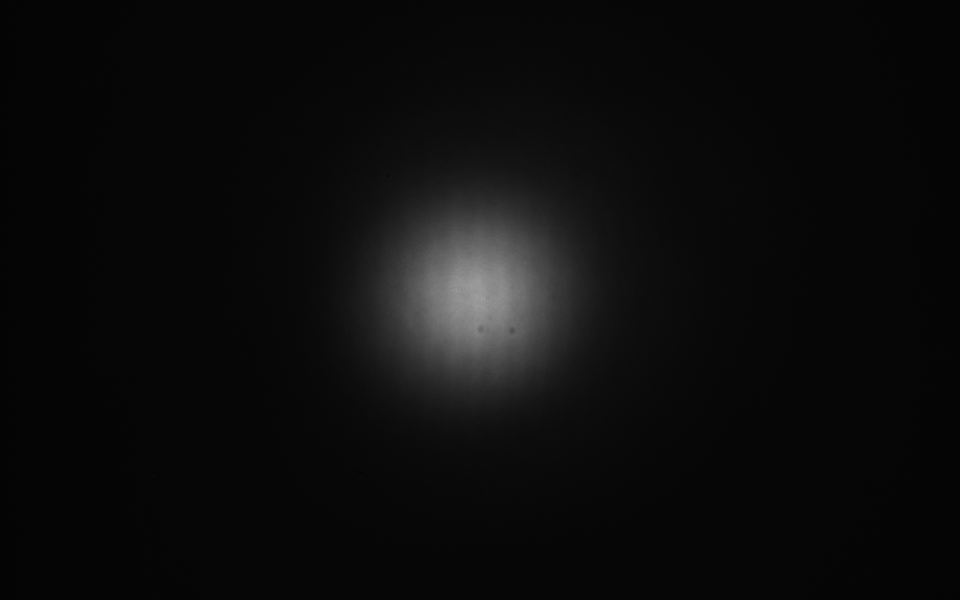
#> input picture 100pol.png, 1920 x 1200 px, given in place of 12.3mA_donut.png, which was not available (shown at 1/2 size)
$ python SLM_PW_TEST.py
#> lines starting #> are read from the running program, lines starting #| are printed output that depends on the picture; after the words box and inside, x2 and y2 are one past the last pixel; in counts of white or black regions, pixels touching at a corner belong together; pictures that were not available may be replaced by others from this repository, and a replacement may not be noted
##############################
# code to look at the effect of an SLM on the amplitude and phase of a beam
# originally written by Jeroen, converted by Aodhan
##############################

import matplotlib.pyplot as plt
import numpy as np
import matplotlib.colors as colors
from scipy import signal
from PIL import Image, ImageOps, ImageFont, ImageDraw, ImageFilter
from numpy import asarray
import cv2
from scipy.ndimage import gaussian_filter
import time
from os import listdir
from os.path import isfile, join


# [193 lines left out: function algorithm, not called in this run]

    # [17 lines of commented-out code are left out]


"""


# algorithm()

initialImgPath = "/superGaussian300"
initial_img = Image.open("/Users/anthonylu/Library/CloudStorage/GoogleDrive-AnthonyLu@lbl.gov/.shortcut-targets-by-id/1VJBVeRRN_5zVF1Gqm0fEKW9dfVeRScci/SLM" + str(initialImgPath) + ".png")
initial_img_map = initial_img.load()
initial_img_array = asarray(initial_img, dtype = np.int32)

output_img = Image.open("/Users/anthonylu/Library/CloudStorage/GoogleDrive-AnthonyLu@lbl.gov/.shortcut-targets-by-id/1VJBVeRRN_5zVF1Gqm0fEKW9dfVeRScci/SLM/feedbackAlgorithm/output1.png")
output_img_map = output_img.load()
output_img_array = asarray(output_img, dtype = np.int32)
# print("Output size: " + str(output_img.size))

target_img = Image.open("/Users/anthonylu/Library/CloudStorage/GoogleDrive-AnthonyLu@lbl.gov/.shortcut-targets-by-id/1VJBVeRRN_5zVF1Gqm0fEKW9dfVeRScci/SLM/feedbackAlgorithm/targetImage.png")
target_img_map = target_img.load()
target_img_array = asarray(target_img, dtype = np.int32)

# ox, oy = (output_img_array - target_img_array).nonzero()

final_img_array = np.subtract(target_img_array, output_img_array)
# print(type(final_img_array[0][0])) # np.int16
final_img_array = final_img_array.astype(np.float32)
# print(np.amin(final_img_array))

final_img = Image.fromarray(final_img_array, "F")
# final_img = ImageOps.grayscale(final_img)
# final_img = Image.fromarray(final_img_array)
final_img_map = final_img.load()
# display(final_img)


width, height = final_img.size

final_strip = []
initial_strip = []
output_strip = []
target_strip = []
for i in np.arange(width):
    final_strip = np.append(final_strip, final_img_map[i,height/2])
    initial_strip = np.append(initial_strip, initial_img_map[i,height/2])
    output_strip = np.append(output_strip, output_img_map[i,height/2])
    target_strip = np.append(target_strip, target_img_map[i,height/2])

# plt.plot(np.arange(width), final_strip, label = "Final")
# plt.plot(np.arange(width), initial_strip, label = "Initial")
# plt.plot(np.arange(width), output_strip, label = "Output")
# plt.plot(np.arange(width), target_strip, label = "Target")
# plt.legend()
# plt.show()
# """


# print(np.amin(final_img_array))


###########################
# MAKING UNIQUE BLAZE IMAGE
###########################


# """
# width, height = initial_img.size
# n = 5
# m = n*12.5
# y_shift = 1
# amplitude2 = 255


# blaze2 = Image.new('P', size = (width, height))
# blaze2 = ImageOps.grayscale(blaze2)
# x = np.linspace(0, 1, width)
# y = np.linspace(0, 1, height)
# [MeshX, MeshY]=np.meshgrid(x,y)
# # xi = np.linspace()
# # yi = np.arange(30, 60)
# xi = x[0:int(width/2)]
# yi = y[0:int(height/2)]
# [MeshXi, MeshYi] = np.meshgrid(xi,yi)
# # signal = ((signal.sawtooth(2 * np.pi * m * MeshX)+y_shift)/2)*10
# # signal = ((signal.sawtooth(2 * np.pi * m * MeshX)+y_shift)/2)*10
# signal = ((signal.sawtooth(2 * np.pi * m * MeshX)+y_shift)/2)*255
# # print(np.amax(signal))

# # print(type(signal[0][0])) $ Float 64
# signal = signal.astype(np.int8)
# testImg = Image.fromarray(signal, "L")
# test_img_map = testImg.load()
# # display(testImg)
# test_strip = []
# mult_strip = []
# test_strip2 = []

# # mult = np.multiply(signal, final_img_array)
# # mult = np.abs(signal * final_img_array / 100)
# mult = signal
# # signal2 = signal
# # signal2 = signal2 * 0.8
# # signal = np.abs(signal * 1)
# # mult = np.abs(signal)
# # print(signal[0][17])
# # mult_img = Image.fromarray(mult, "L")
# mult_img = Image.fromarray(signal, "L")
# # display(mult_img)
# # print(np.amax(mult))
# mult_img_map = mult_img.load()
# # print(signal[0][5])

# for i in np.arange(width/2):
#     test_strip = np.append(test_strip, test_img_map[i,height/2])
#     # test_strip = np.append(test_strip, test_img_map[height/2,i])
#     # mult_strip = np.append(mult_strip, mult_img_map[i,height/2])
#     # test_strip2 = np.append(test_strip2, signal[int(height/2)][i])


# plt.plot(np.arange(width/2), test_strip, label = "Signal")
# # plt.plot(np.arange(width), mult_strip, label = "Mult")
# # plt.plot(np.arange(width), final_strip, label = "Final Strip")
# # plt.plot(np.arange(width), test_strip2, marker = "o", linestyle = " ", label = "Signal Array")
# # plt.plot(np.arange(width)[5], signal[0][5], marker = "o", linestyle = " ", color = "yellow", label = "Special Boi")
# plt.legend()
# plt.xlim(0, 50)
# plt.ylim(0, 255)
# plt.show()


# [31 lines left out: function calibration, not called in this run]

    # [59 lines of commented-out code are left out]

lenspaper = Image.open("/Users/anthonylu/Library/CloudStorage/GoogleDrive-AnthonyLu@lbl.gov/.shortcut-targets-by-id/1VJBVeRRN_5zVF1Gqm0fEKW9dfVeRScci/SLM/lensPaper/12.3mA_donut.png")
#> lenspaper is the input picture: PIL image 1920x1200 L; min 2, max 167, mean 11.8
# [5 lines of commented-out code are left out]
lenspaper = ImageOps.flip(ImageOps.mirror(lenspaper))
# display(lenspaper)

crosshair4 = Image.open("/Users/anthonylu/Library/CloudStorage/GoogleDrive-AnthonyLu@lbl.gov/.shortcut-targets-by-id/1VJBVeRRN_5zVF1Gqm0fEKW9dfVeRScci/SLM/lensPaper/crosshair4.png")
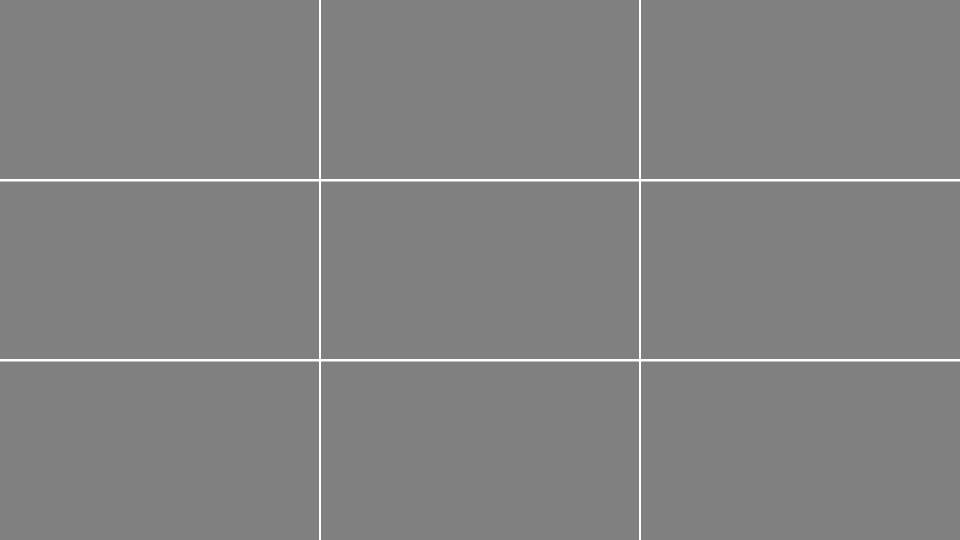
#> input picture crosshair4.png, 1920 x 1080 px, found by its file name (shown at 1/2 size)
#> crosshair4 is the input picture: PIL image 1920x1080 L; 50.7% white; black in thin lines or dots
width, height = crosshair4.size
# display(crosshair4)
# lenspaper = lenspaper.resize([int(width*2), int(height)])

def zoom_at(img, x, y, zoom):
#> called with x = 421, y = 835, zoom = 1.61
    global w, h
    w, h = img.size
    # print(w,h)
    zoom2 = zoom * 2
    img = img.crop((x - w / zoom2, y - h / zoom2,
                    x + w / (zoom2*0.86), y + h / (zoom2*1.06)))
    return img.resize((width, height), Image.Resampling.LANCZOS)

lenspaper = zoom_at(lenspaper, width/2 - 539, height/2 + 295, 1.61)
lenspaper = lenspaper.rotate(1.2)
#> lenspaper: PIL image 1920x1080 L

# [4 lines of commented-out code are left out]

lenspaperMap = lenspaper.load()
lenspaperArray = asarray(lenspaper)

finalArray = lenspaperArray.copy()

lenspaperMaxArray = lenspaperArray.copy()

# blazed = Image.open("/Users/anthonylu/Library/CloudStorage/GoogleDrive-AnthonyLu@lbl.gov/.shortcut-targets-by-id/1VJBVeRRN_5zVF1Gqm0fEKW9dfVeRScci/SLM/testImages/blazed/10lpmm_255amp.png")
# blazed = Image.open("/Users/anthonylu/Library/CloudStorage/GoogleDrive-AnthonyLu@lbl.gov/.shortcut-targets-by-id/1VJBVeRRN_5zVF1Gqm0fEKW9dfVeRScci/SLM/testImages/blazed/20lpmm_190amp.png")
blazed = Image.open("/Users/anthonylu/Library/CloudStorage/GoogleDrive-AnthonyLu@lbl.gov/.shortcut-targets-by-id/1VJBVeRRN_5zVF1Gqm0fEKW9dfVeRScci/SLM/feedbackAlgorithm/190_rectangle_vertical_lines_1px.png")
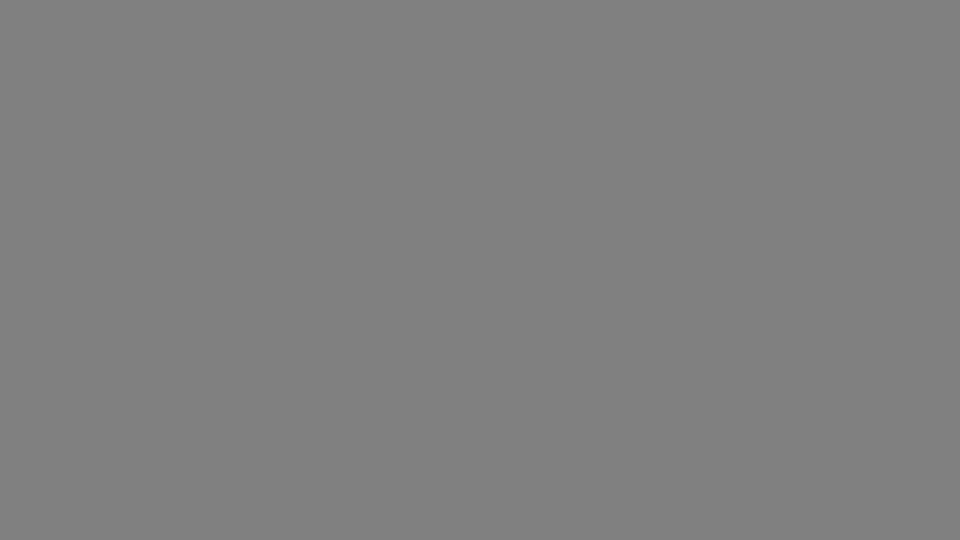
#> input picture 190_rectangle_vertical_lines_1px.png, 1920 x 1080 px, found by its file name (shown at 1/2 size)
#> blazed is the input picture: PIL image 1920x1080 L; values 0 (black) and 190 (white), 50% white in thin lines or dots
# blazedMap = blazed.load()
# display(blazed)
blazedData = asarray(blazed)


limit = 200

xa, ya = (lenspaperArray > limit).nonzero() # Coordinates of pixels greater than limit, to apply blazed grating
#> xa = empty array; ya = empty array
xn, yn = (lenspaperArray <= limit).nonzero() # Coordinates of pixels less than limit, to set to zero


lenspaperMaxArray[xa,ya] = 255
lenspaperMaxArray[xn,yn] = 0
#> lenspaperMaxArray: shape (1080, 1920); every value is 0

lenspaperMax = Image.fromarray(lenspaperMaxArray)
# display(lenspaperMax)
lenspaperMaxMap = lenspaperMax.load()

lenspaperBlurred = lenspaperMax.filter(ImageFilter.GaussianBlur(radius = 5))
lenspaperBlurredMap = lenspaperBlurred.load()
lenspaperBlurredArray = asarray(lenspaperBlurred, dtype=np.int32) # int32
#> lenspaperBlurredArray: shape (1080, 1920) int32; every value is 0
# display(lenspaperBlurred)
# print(type(lenspaperBlurredArray[0][0]))

multArray = np.multiply(lenspaperBlurredArray, blazedData)
multArray = np.multiply(multArray, lenspaperArray)
# [5 lines of commented-out code are left out]
multArray = (multArray/np.amax(multArray)*np.amax(lenspaperArray)*lenspaperArray).astype(np.int32)
#> multArray: shape (1080, 1920) int32; every value is -2.15e+09
# [7 lines of commented-out code are left out]
multImg = Image.fromarray(multArray, "I") # mode = I
multMap = multImg.load()
# display(multImg)
maxStrip = []
blurredStrip = []
multStrip = []
ogStrip = []
for i in np.arange(width):
    # maxStrip = np.append(maxStrip, lenspaperMaxMap[i,height/2])
    ogStrip = np.append(ogStrip, lenspaperMap[i,height/2])
    blurredStrip = np.append(blurredStrip, lenspaperBlurredMap[i,height/2])
    multStrip = np.append(multStrip, multMap[i,height/2])
#> this loop made 1920 passes
#> blurredStrip on passes 6 to 8: [0, 0, 0, 0, 0, 0], [0, 0, 0, 0, 0, 0, 0], [0, 0, 0, 0, 0, 0, 0, 0]
#> after the loop, blurredStrip = 1920 values from 0 to 0; multStrip = 1920 values from -2.15e+09 to -2.15e+09; ogStrip = 1920 values, max 34 at index 1684, min 0 at index 0, mean 11.77
# [19 lines of commented-out code are left out]
multImg = Image.fromarray(multArray)
# [21 lines of commented-out code are left out]

# [70 lines left out: functions wavefront, displayt, not called in this run]


count = 0

def feedback(initial, testno, count, threshold = 175, blur = 5, innerBlur = 15, range = 5, maxIter = 100, yshift = 4, plot = False):
#> called with initial = 'feedbackAlgorithm/test50/initial', testno = 50, count = 0, threshold = 175, blur = 5, innerBlur = 15, range = 5, maxIter = 100
    global aboveMultArray, belowMultArray, totalMultArray, totalMultImg

    #####
    # Open the initial beam image from the "SLM" folder in GDrive. Function input should be a PNG filepath with no extension
    #####

    initialImg = Image.open("/Users/anthonylu/Library/CloudStorage/GoogleDrive-AnthonyLu@lbl.gov/.shortcut-targets-by-id/1VJBVeRRN_5zVF1Gqm0fEKW9dfVeRScci/SLM/" + str(initial) + ".png")
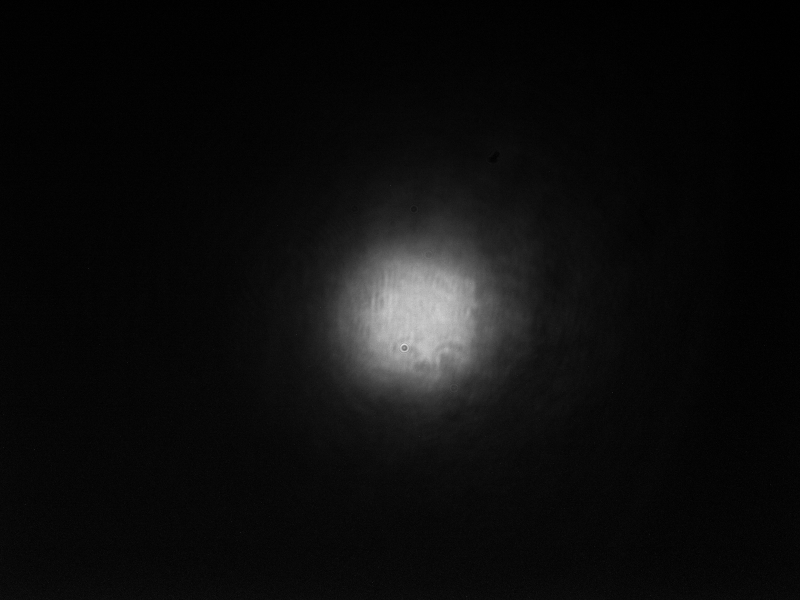
#> input picture 10loop.png, 1600 x 1200 px, given in place of initial.png, which was not available (shown at 1/2 size)
#> initialImg is the input picture: PIL image 1600x1200 L; min 0, max 235, mean 13.2

    # display(initialImg)

    #####
    # A smaller version of the calibration function. Not the final implementation. Aligns CCD image to SLM screen, rescales, resizes
    #####

    initialImg = ImageOps.flip(ImageOps.mirror(initialImg))

    # initialImg = zoom_at(initialImg, width/2 - 151, height/2 + 15, 1)     # Test 51
    initialImg = zoom_at(initialImg, width/2 - 33, height/2 + 117, 1)
#> call 2 of zoom_at, with x = 927, y = 657, zoom = 1
#> in zoom_at (call 2), `return img.resize((width, height), Image.Resampling.LANCZOS)`:
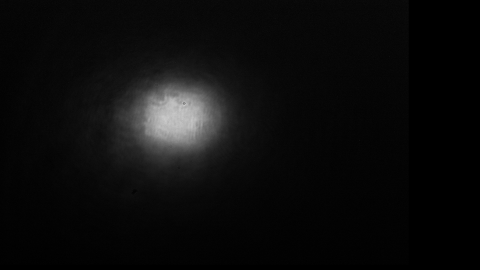
#> returned value: PIL image 1920x1080 L (shown at 1/4 size); min 0, max 242, mean 12
    initialImg = initialImg.rotate(1.2)
#> initialImg: PIL image 1920x1080 L
    initialMap = initialImg.load()

    # displayt(initialImg, "initialImg")


    #####
    # Use the initial beam image to create the "goal" or "target" image that the final beam should look like
    #####
    global xi, yi, goalImg, goalArray
    initialArray = asarray(initialImg)     # Turn initial image into 2D array of pixel intensity values
    # [26 lines of commented-out code are left out]
    global stacked, stacked2, xi, yi, x, y

    if count == 0:
        xi, yi = (initialArray >= int(threshold-5)).nonzero()
#> xi = 18023 values from 396 to 554; yi = 18023 values, max 795 at index 7325, min 595 at index 10744, mean 702.2
        # xi, yi = (np.any((initialArray >= int(threshold-5))|(initialArray )))
        stacked = np.stack((xi, yi), axis=-1)
#> stacked = 18023 pairs, first value 396 to 554, second value 595 to 795
        # print(xi, yi)
        # print(len(stacked))
    else:
        x, y = (initialArray >= int(threshold-10)).nonzero()
        stacked2 = np.stack((x, y), axis = -1)
        # print(x, y)
        # print(len(stacked2))
        unique = np.unique(np.concatenate((stacked, stacked2)),axis=0)
        # unique = (stacked2 != stacked).nonzero()
        # print(len(stacked), len(stacked2), len(unique))
        unstacked = np.stack(unique, axis=1)
        xi, yi = unstacked[0], unstacked[1]
    goalArray = initialArray.copy()
    goalArray[xi,yi] = int(threshold)
#> goalArray: shape (1080, 1920); min 0, max 175, mean 11.9
    goalImg = Image.fromarray(goalArray)
    goalMap = goalImg.load()

    # [29 lines of commented-out code are left out]


    image1 = np.int32(initialImg)     # Open initial image
    image2 = np.int32(goalImg)     # Open goal image
    # image3 = image1 - image2
    diffImgArray = cv2.subtract(image1, image2)     # Take difference between two images. Initial - goal. Positive numbers = too bright, negative = too dim. np.int32 to account for negative numbers -255 to +255
    # print(type(diffImgArray[0][0]))
    # diffImgArray = np.int32(diffImgArray)     #
    # print("\ndiffImg\nMax: " + str(np.amax(diffImgArray)), "\nMin: " + str(np.amin(diffImgArray)))
    diffImg = Image.fromarray(diffImgArray)
    # displayt(diffImg, "diffImg")

    # aboveImgMax = aboveImg.copy()
    aboveImgArray = diffImgArray.copy()
    belowImgArray = diffImgArray.copy()
    xa, ya = (aboveImgArray > 0).nonzero()
#> xa = 14902 values from 400 to 554; ya = 14902 values, max 793 at index 2059, min 614 at index 6898, mean 702.9
    xb, yb, = (belowImgArray < 0).nonzero()
#> xb = 2582 values from 396 to 551; yb = 2582 values, max 795 at index 1240, min 595 at index 1462, mean 698.7
    aboveImgArray[xb, yb] = 0
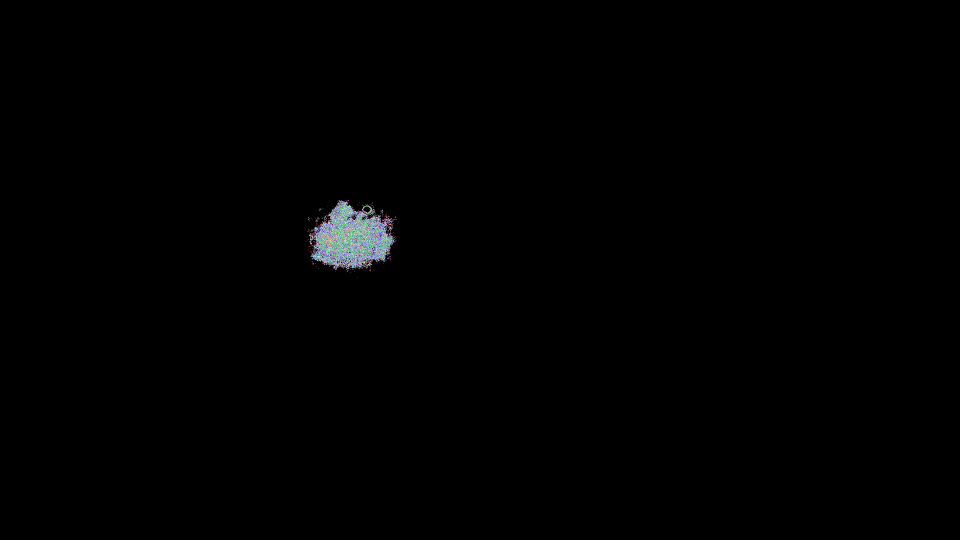
#> aboveImgArray: shape (1080, 1920) int32 (shown at 1/2 size); 50 distinct labels, from 0 to 67; one colour per label, 0 black
    belowImgArray[xa, ya] = 0
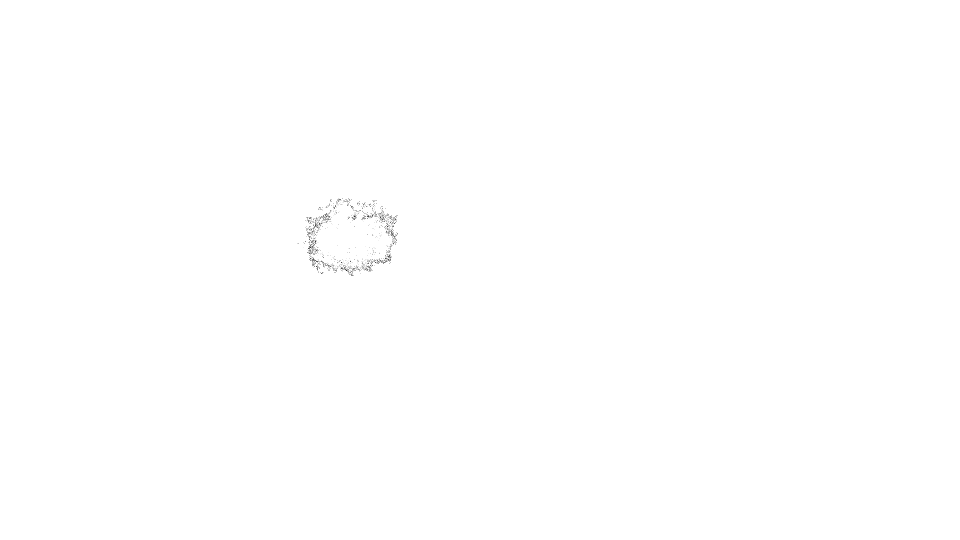
#> belowImgArray: shape (1080, 1920) int32 (shown at 1/2 size); min -5, max 0, mean -0.00369; drawn with min black and max white
    belowImgArray = np.abs(belowImgArray)
#> belowImgArray: shape (1080, 1920) int32; 6 distinct labels, from 0 to 5
    # print("\nAbove\nMax: " + str(np.amax(aboveImgArray)) + "\nMin: " + str(np.amin(aboveImgArray)))
    # print("\nBelow\nMax: " + str(np.amax(belowImgArray)) + "\nMin: " + str(np.amin(belowImgArray)))
    aboveImgArray = np.abs(np.int8(aboveImgArray))
    belowImgArray = np.abs(np.int8(belowImgArray))


    aboveImg = Image.fromarray(aboveImgArray, "L")
    belowImg = Image.fromarray(belowImgArray, "L")
    # displayt(aboveImg, "aboveImg")
    # displayt(belowImg, "belowImg")

    aboveImgGray = ImageOps.grayscale(aboveImg.copy())
    aboveImgBlurred = aboveImgGray.filter(ImageFilter.GaussianBlur(radius = innerBlur))
    aboveBlurredArray = asarray(aboveImgBlurred, dtype=np.int32)
#> aboveBlurredArray: shape (1080, 1920) int32; 17 distinct labels, from 0 to 16
    # displayt(aboveImgBlurred, "aboveImgBlurred")

    belowImgGray = ImageOps.grayscale(belowImg.copy())
    belowImgBlurred = belowImgGray.filter(ImageFilter.GaussianBlur(radius = innerBlur))
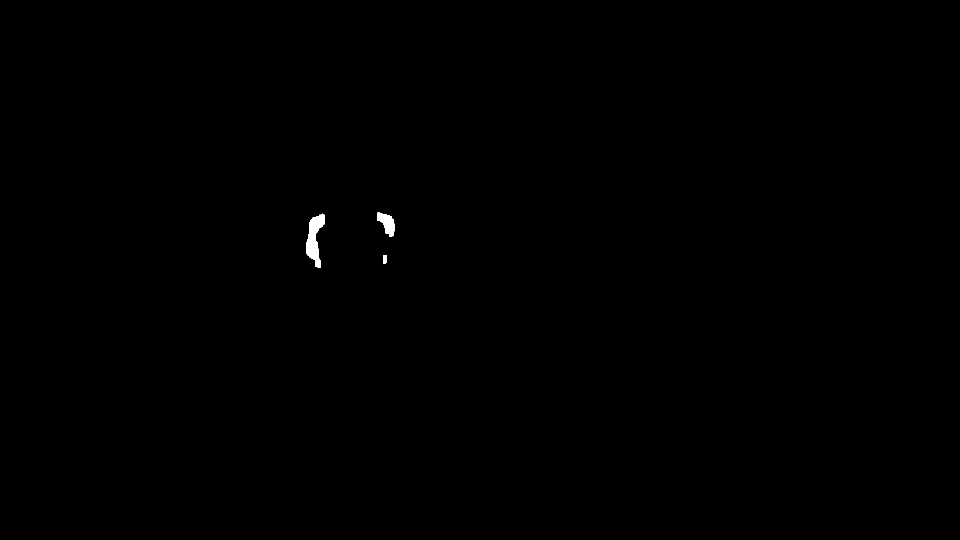
#> belowImgBlurred: PIL image 1920x1080 L (shown at 1/2 size); values 0 (black) and 1 (white), 0.15% white; 3 white regions, box (x1, y1, x2, y2) and area: (613, 427, 650, 536) 2090, (755, 425, 789, 473) 973, (766, 510, 774, 528) 132
    belowBlurredArray = asarray(belowImgBlurred, dtype=np.int32)
    # displayt(belowImgBlurred, "belowImgBlurred")

    aboveImgMaxArray = aboveImgArray.copy()
    belowImgMaxArray = belowImgArray.copy()
    # aboveImgMaxArray = np.int32(aboveImgMaxArray)
    aboveImgMaxArray = np.uint8(aboveImgMaxArray)
    belowImgMaxArray = np.uint8(belowImgMaxArray)

    aboveImgMaxArray[xa, ya] = 255
#> aboveImgMaxArray: shape (1080, 1920); 0.72% white; 151 white regions (148 under 20 px), largest, box (x1, y1, x2, y2) and area: (618, 400, 791, 540) 14575, (648, 430, 655, 441) 23, (619, 482, 624, 489) 21
#> (the rest of the program and of its run is left out)
